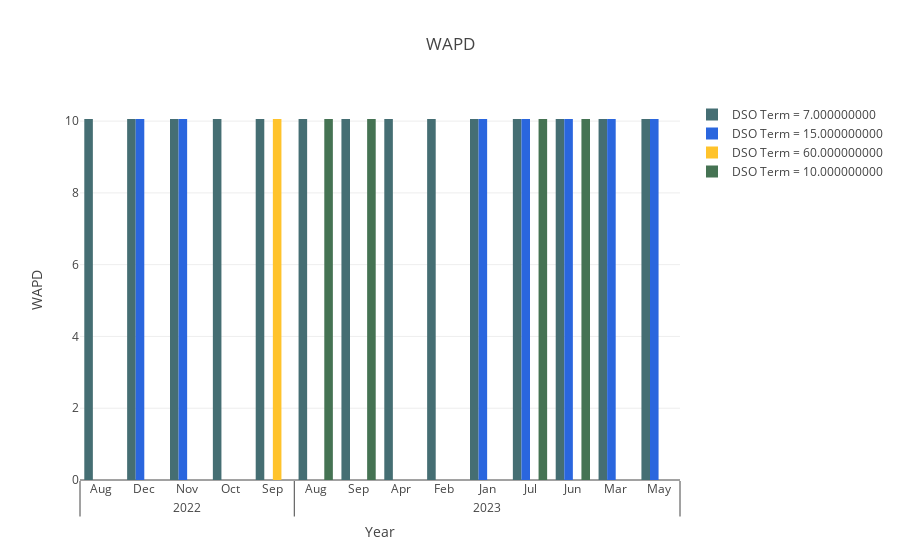

Notebook cell for this chart:
### Code cell
final_dataFram(fi)

### Figure 1 — Plotly figure (JSON) as saved in the notebook; plotly's stock layout.template omitted (floating-point values rounded to 4 significant figures)
{"data": [{"marker": {"color": "#456e73"}, "name": "DSO Term = 7.000000000", "type": "bar", "x": [[2022, 2022, 2022, 2022, 2022, 2023, 2023, 2023, 2023, 2023, 2023, 2023, 2023, 2023], ["Aug", "Dec", "Nov", "Oct", "Sep", "Apr", "Aug", "Feb", "Jan", "Jul", "Jun", "Mar", "May", "Sep"]], "y": [10.06, 10.06, 10.06, 10.06, 10.06, 10.06, 10.06, 10.06, 10.06, 10.06, 10.06, 10.06, 10.06, 10.06]}, {"marker": {"color": "#2A66DE"}, "name": "DSO Term = 15.000000000", "type": "bar", "x": [[2022, 2022, 2023, 2023, 2023, 2023, 2023], ["Dec", "Nov", "Jan", "Jul", "Jun", "Mar", "May"]], "y": [10.06, 10.06, 10.06, 10.06, 10.06, 10.06, 10.06]}, {"marker": {"color": "#FFC32B"}, "name": "DSO Term = 60.000000000", "type": "bar", "x": [[2022], ["Sep"]], "y": [10.06]}, {"marker": {"color": "#457353"}, "name": "DSO Term = 10.000000000", "type": "bar", "x": [[2023, 2023, 2023, 2023], ["Aug", "Jul", "Jun", "Sep"]], "y": [10.06, 10.06, 10.06, 10.06]}], "layout": {"autosize": true, "barmode": "group", "title": {"text": "WAPD"}, "xaxis": {"autorange": true, "range": [-0.5, 13.5], "title": {"text": "Year"}, "type": "multicategory"}, "yaxis": {"autorange": true, "range": [0, 10.59], "title": {"text": "WAPD"}, "type": "linear"}}}
